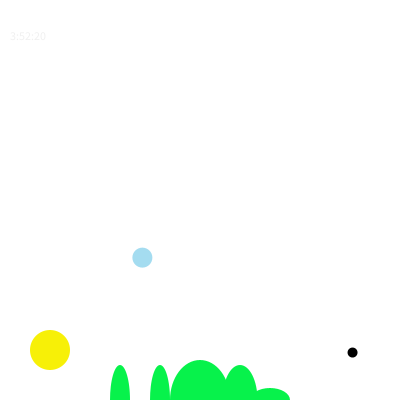
Frame 1 (no input)
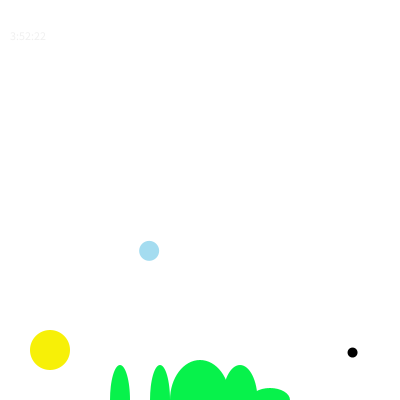
Frame 60 (the mouse pressed at the canvas centre just before this capture)
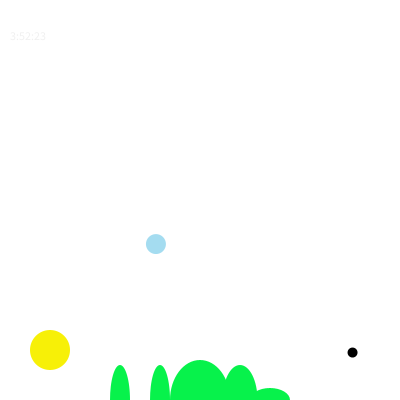
Frame 120 (the mouse held since frame 60 and released just before this capture)

The Processing sketch that drew these frames (run headless with seeded random() and noise(); from frame 60 on, the mouse is pressed at the canvas centre):

// Processing sketch: processing_106098
// ── processing_106098.pde

PFont font;

float hourX;
float hourY;
float minuteX;
float minuteY;
float secondX;
float secondY;
float pos;
float pos2;
float pos3;
void setup() {
  size(400,400);
  noStroke();

}

void draw() {
  background(255,255,255);
  
  fill(240);
 
  text((hour() + ":" + minute() + ":" + second()), 10, 40); //write the hour, minutes, and seconds on the top-left of the screen
  // maping the hour(), total of 24: 0->23
  hourX = map(hour(),0,24,0,(width)); //map the current hour to an X position on the screen
  hourY= map(hour(),0,24,0,(height)); //map the current hour to an y position on the screen
  //
  minuteX = map(minute(),0,59,0,(width)); //map the current minute to an X position on the screen
  minuteY =  map(minute(),0,59,0,(height)); //map the current minute to an X position on the screen
  secondX = map(second(),0,59,0,(width)); //map the current second to an X position on the screen
  secondY = map(second(),0,59,0,(height)); //map the current second to an X position on the screen

//posicion del sol


  fill(247,240,7);
  //calcula la posicion respecto a la hora
   if (hour() < 12) {
   pos=width - hourY;
     
   } else {
     pos=hourY;
   }
//Calcula la posicion con respecto a los minutos   
   if (minute() < 30) {
   pos3=width - minuteY;
     
   } else {
     pos3=minuteY;
   }


    
  //calcula la posicion respecto a segundos
   if (second() < 30) {
   pos2=width - secondY;
     
   } else {
     pos2=secondY;
   }
  
  ellipse(hourX,pos,40,40); //sun moves around
  fill(0,0,0);
  ellipse(minuteX,pos3,10,10); //draws a rectangle in the middle of the screen with an X position based on the current minute
  fill(164,220,240);
  ellipse(secondX,pos2,20,20); //Segundos
  fill(7,242,75);

//mountains
  ellipse(width/2,height, 60,80);
  ellipse((width/2)-40,height, 20,70);
  ellipse((width/2)+40,height, 35,70);
  ellipse((width/2)+70,height, 40,24);
  ellipse((width/2)-80,height, 20,70);
//image(mountain,0,float(height),width, float(height-100)); 
}
